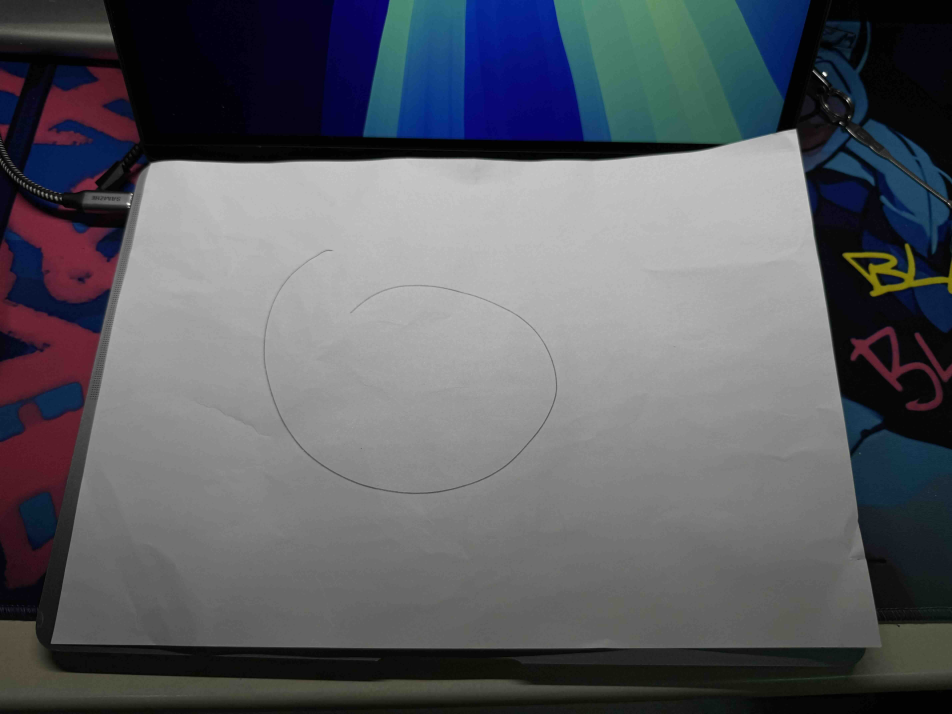
#> input picture 创新思维与实践/images/photo.jpg, 5712 x 4284 px (shown at 1/6 size)
$ jupyter execute test.ipynb
#> lines starting #> are read from the running program, lines starting #| are printed output that depends on the picture; after the words box and inside, x2 and y2 are one past the last pixel; in counts of white or black regions, pixels touching at a corner belong together
[cell 1]
# !pip install opencv-contrib-python

[cell 2]
import cv2
import numpy as np
import matplotlib.pyplot as plt
import os

[cell 3]
# 读取图像
# image_path = "../images/bold_curve.png"
# image_path = "../images/line.jpg"
image_path = "../images/photo.jpg"
# dir_path = os.path.dirname(os.path.realpath(__file__))
# image_path = os.path.join(dir_path, image_path)
img = cv2.imread(image_path, cv2.IMREAD_GRAYSCALE)
#> img: shape (4284, 5712); min 0, max 255, mean 93.7
img = cv2.resize(img, (640, 480))
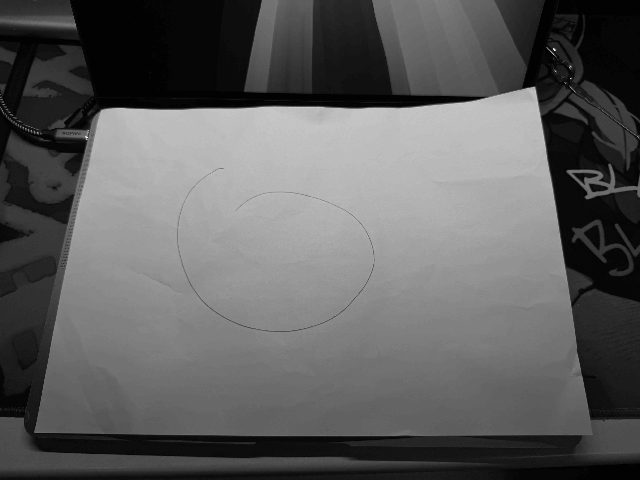
#> img: shape (480, 640); min 0, max 254, mean 93.7

[cell 4]
# 预处理
img = cv2.GaussianBlur(img, (5, 5), 0)

gray = np.float32(img)

dst = cv2.cornerHarris(gray, blockSize=2, ksize=3, k=0.04)
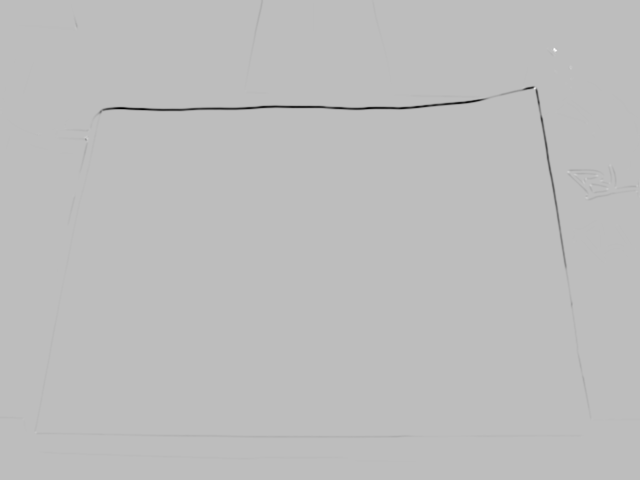
#> dst: shape (480, 640) float32; min -5530040.5, max 1908872.5, mean -17320.7; drawn with min black and max white

# 扩展角点的标记
dst = cv2.dilate(dst, None)
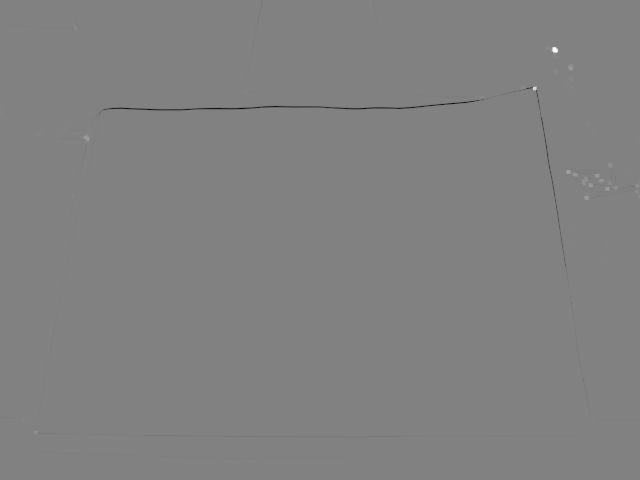
#> dst: shape (480, 640) float32; min -1957871.8, max 1908872.5, mean -2095.4; drawn with min black and max white

# 将角点标记在原图像上
print(dst.max())
#| 1908872.5
# save the corners position
corners = np.where(dst > 0.01 * dst.max())
#> corners = 981 positions, rows 25 to 434, columns 0 to 639

corners[1].shape
#> Out = (981,)

[cell 5]
# 转换为二值图像
_, binary = cv2.threshold(img, 127, 255, cv2.THRESH_BINARY_INV)
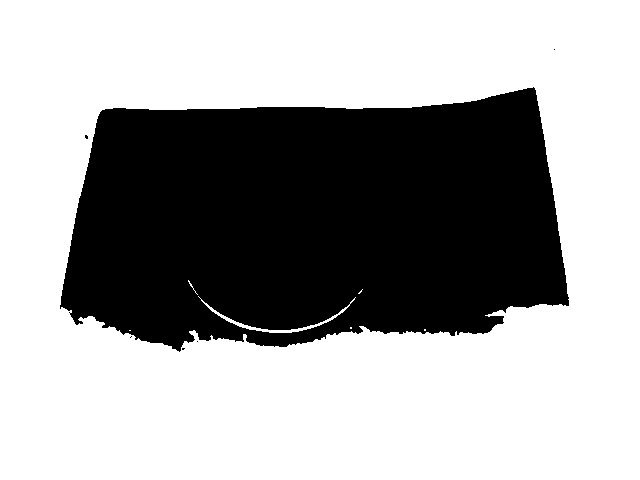
#> binary: shape (480, 640); 65% white; 6 black regions (5 under 20 px), largest, box (x1, y1, x2, y2) and area: (60, 87, 569, 352) 107462

# 细化图像，找到骨架
skeleton = cv2.ximgproc.thinning(binary, thinningType=cv2.ximgproc.THINNING_ZHANGSUEN)
#> skeleton: shape (480, 640); 1.4% white in thin lines or dots

# drop first and last column
skeleton = skeleton[:, 1:-1]
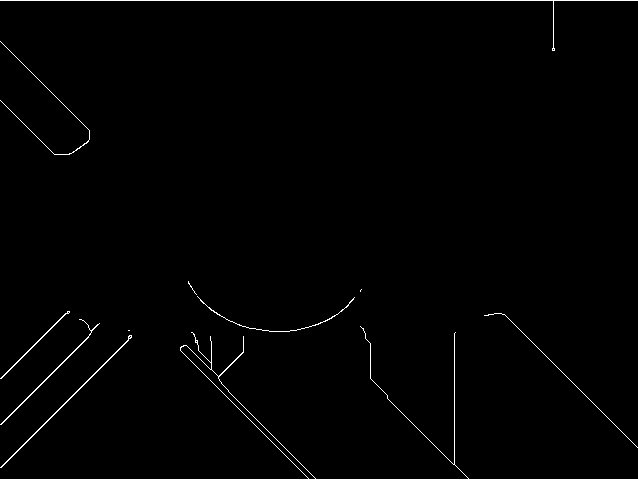
#> skeleton: shape (480, 638); 1% white in thin lines or dots

# 显示结果
plt.figure(figsize=(10, 5))
plt.subplot(1, 2, 1)
plt.title('Original Binary Image')
plt.imshow(binary, cmap='gray')

plt.subplot(1, 2, 2)
plt.title('Skeleton')
plt.imshow(skeleton, cmap='gray')
plt.show()

[cell 6]
skeleton

[cell 7]
# find Harris corners
gray = np.float32(skeleton)
#> gray: shape (480, 638) float32; 1% white in thin lines or dots
dst = cv2.cornerHarris(gray, 13, 9, 0.2)
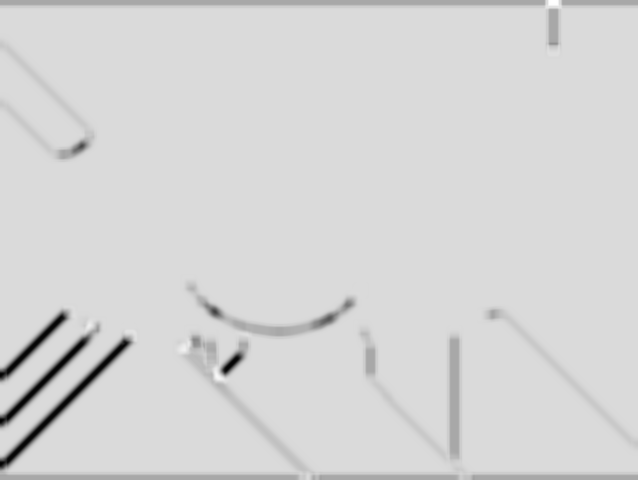
#> dst: shape (480, 638) float32; min -1.61e+13, max 2.73e+12, mean -3.64e+11; drawn with min black and max white
dst = cv2.dilate(dst, None)
ret, dst = cv2.threshold(dst, 0.01 * dst.max(), 255, 0)
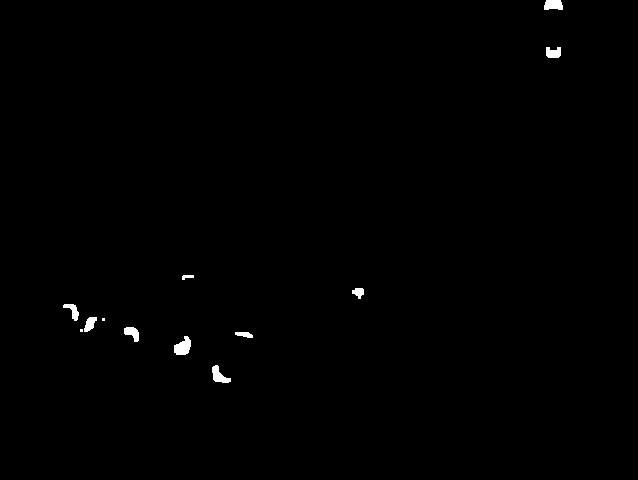
#> dst: shape (480, 638) float32; 0.43% white; 12 white regions (2 under 20 px), largest, box (x1, y1, x2, y2) and area: (174, 336, 191, 355) 221, (212, 365, 231, 383) 179, (544, 0, 563, 10) 167
#> ret = 2.73e+10
dst = np.uint8(dst)

# display corners
plt.imshow(dst, cmap="gray")
plt.show()

for i in range(dst.shape[0]):
    for j in range(dst.shape[1]):
        if dst[i, j] > 0:
            print(i, j)

[cell 8]
traversal = np.array([[0, 1], [1, 0], [0, -1], [-1, 0], [1, 1], [1, -1], [-1, 1], [-1, -1]])
def get_neighbors(skeleton, x, y):
    neighbors = []
    for i in range(4):
        nx, ny = x + traversal[i][0], y + traversal[i][1]
        if nx >= 0 and nx < skeleton.shape[0] and ny >= 0 and ny < skeleton.shape[1]:
            neighbors.append((nx, ny))
    return neighbors

[cell 9]
def get_all_points(skeleton):
    points = []
    for i in range(skeleton.shape[0]):
        for j in range(skeleton.shape[1]):
            if skeleton[i, j] == 255:
                points.append((i, j))
    return points

def get_end_points(skeleton):
    points = []
    for i in range(skeleton.shape[0]):
        for j in range(skeleton.shape[1]):
            if skeleton[i, j] == 255:
                neighbors = get_neighbors(skeleton, i, j)
                if len(neighbors) == 1:
                    points.append((i, j))
#> after the loop, points = []
    return points

[cell 10]
end_points = get_end_points(skeleton)
#> end_points = []
points = get_all_points(skeleton)
#> points = 3214 pairs, first value 0 to 479, second value 0 to 637

[cell 11]
# draw endpoints


plt.figure(figsize=(5, 5))
plt.title('Endpoints')
plt.imshow(skeleton, cmap='gray')
plt.scatter([p[1] for p in end_points], [p[0] for p in end_points], c='r', s=10)
plt.show()
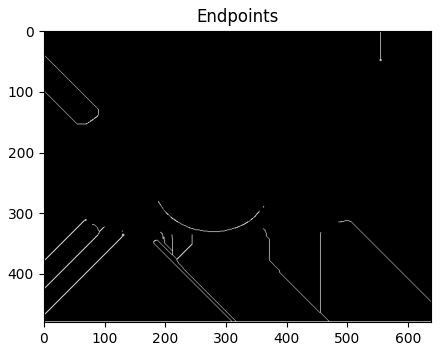
#> figure drawn by matplotlib, 1 panel

[cell 12]
# print("End points0:", end_points[0])
# print("End points_last:", end_points[-1])
# end_points = [end_points[0], end_points[-1]]

[cell 13]
img.shape
#> Out = (480, 640)

[cell 14]
DENSITY = (img.shape[0] + img.shape[1]) // 30
#> DENSITY = 37
print("Density:", DENSITY)

def get_target_points(points, density):
#> called with density = 37
    points = sorted(points, key=lambda x: x[1])
    last_point = points[0]
#> last_point = (0, 0)
    target_points = [points[0]]
#> target_points = [(0, 0)]
    for i in range(1, len(points)):
        if abs(points[i][1] - last_point[1]) + abs(points[i][0] - last_point[0]) >= density:
            target_points.append(points[i])
            last_point = points[i]
#> this loop made 3213 passes
#> last_point on passes 1, 2, 3, 4, 5, 7, 8, 9, 10, 12, 14, 17: (41, 0), (100, 0), (378, 0), (424, 0), (467, 0), (0, 1), (42, 1), (101, 1), (377, 1), (423, 1), (466, 1), (0, 2)
#> after the loop, last_point = (447, 637); target_points = 2218 pairs, first value 0 to 479, second value 0 to 637
    return target_points

target_points = get_target_points(points, DENSITY)

print("Target points:", target_points[:5], "...")

# draw target points
plt.figure(figsize=(5, 5))
plt.title('Target Points')
plt.imshow(skeleton, cmap='gray')
plt.scatter([p[1] for p in target_points], [p[0] for p in target_points], c='r', s=10)
plt.show()
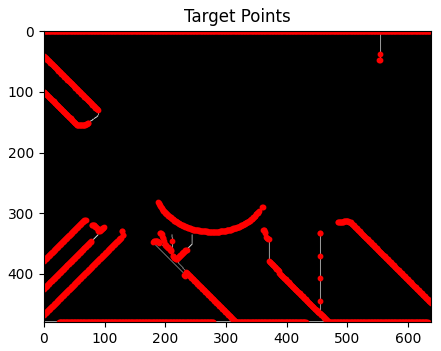
#> figure drawn by matplotlib, 1 panel

[cell 15]
# sort target points by points[i][1]
target_points = sorted(target_points, key=lambda x: x[1])

[cell 16]
img.shape[0] // 40
#> Out = 12

[cell 17]
import numpy as np
from scipy.spatial import distance

# 定义点列表，假设 points 是给定的点集

# 找到端点的函数
def find_endpoints(points, threshold=1.5):
#> called with threshold = 2
    endpoints = []
    for i, point in enumerate(points):
        # 计算当前点与其他点的距离
        distances = distance.cdist([point], points, 'euclidean')
        # 统计在阈值范围内的邻居数
        neighbors = np.sum(distances < threshold)
        if neighbors <= 1:  # 如果邻居数为1或2，则视为端点
            endpoints.append(tuple(point))
#> this loop made 3214 passes
#> (point, neighbors) on passes 1 to 3: ((0, 0), 2), ((0, 1), 3), ((0, 2), 3)
#> after the loop, endpoints = []
    return endpoints

# 找到端点
endpoints = find_endpoints(points, 2)
#> endpoints = []
print("端点: ", endpoints)

[cell 18]
# draw endpoints
def draw_points(image, points):
    plt.figure(figsize=(5, 5))
    plt.imshow(image, cmap='gray')
    plt.scatter([p[1] for p in points], [p[0] for p in points], c='r', s=10)
    plt.show()
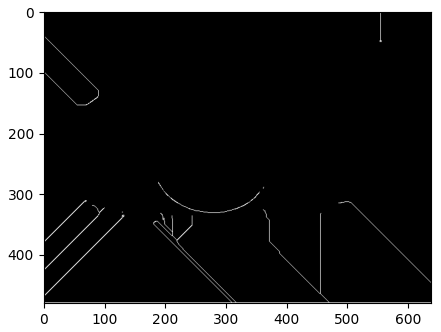
#> figure drawn by matplotlib, 1 panel

draw_points(skeleton, endpoints)
